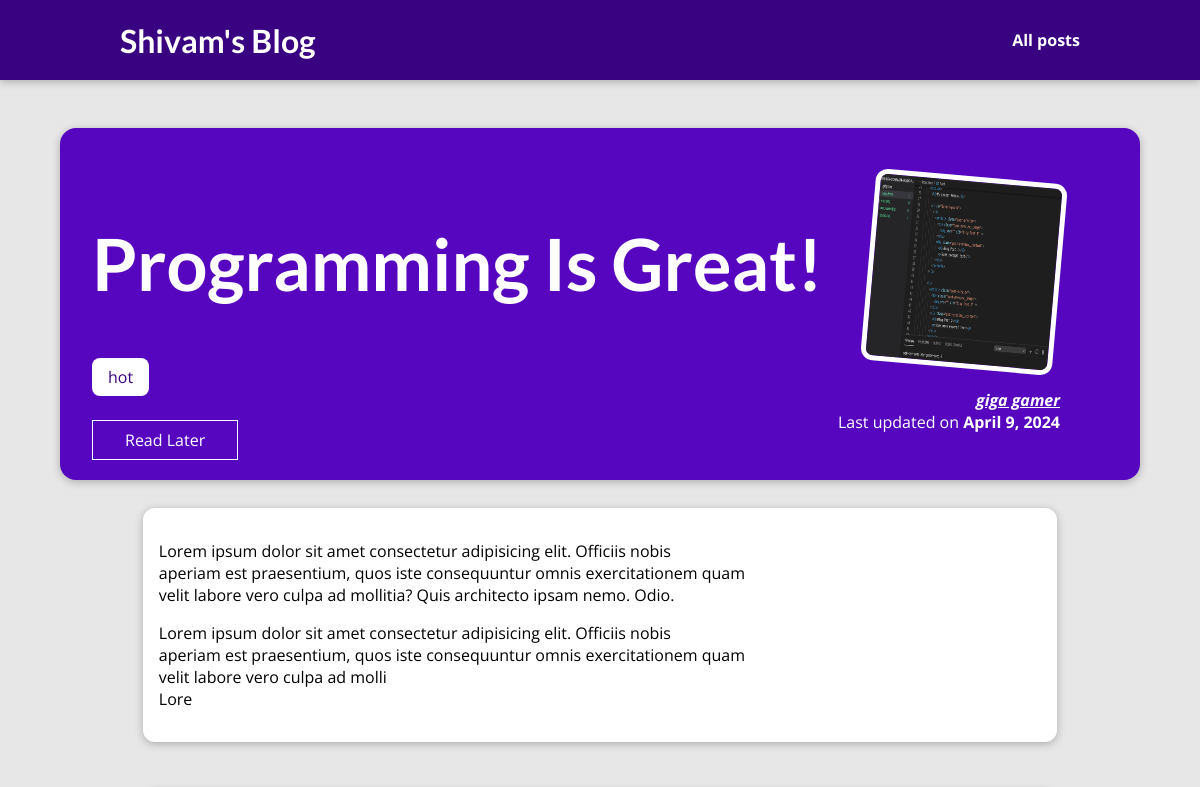
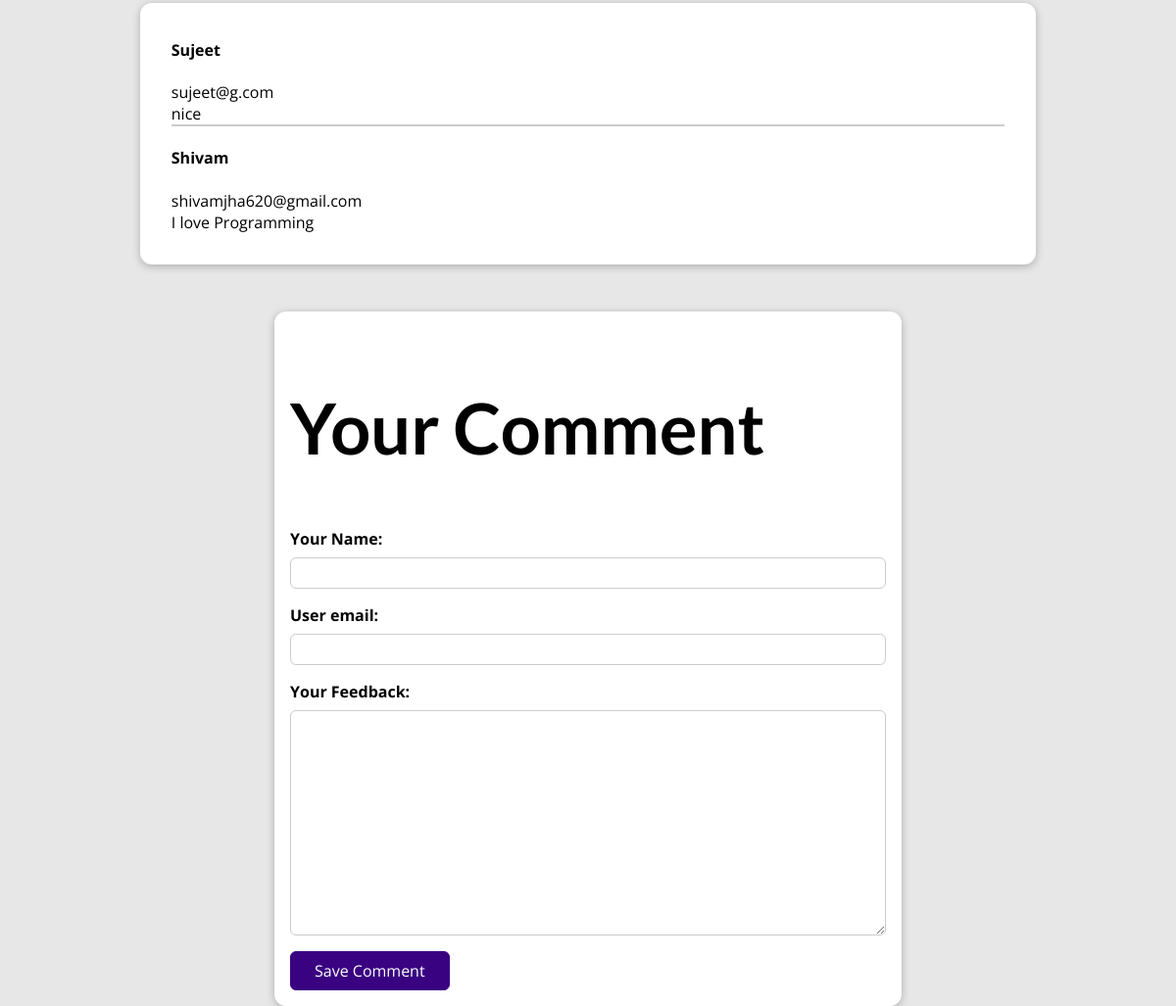
Page /posts/programming-is-fun on the committed database (2 pictures, top to bottom).
### blog/models.py (models this page shows, shortened)
class Blog(models.Model):
    title=models.CharField(max_length=50,null=False)
    image=models.ImageField(upload_to="images",null=True)
    excerpt=models.CharField(max_length=100)
    date=models.DateField()
    slug=models.SlugField(default="",blank=True, null=False,db_index=True)
    content=models.TextField(max_length=10000)
    author=models.ForeignKey(Author,on_delete=models.CASCADE,related_name="blogs",null=True)
    tags=models.ManyToManyField(Tags,null=True)

class Tags(models.Model):
    caption=models.CharField(max_length=20)

class Author(models.Model):
    firstname=models.CharField(max_length=30)
    lastname=models.CharField(max_length=30,null=True)
    email=models.CharField(max_length=30,null=True)
    picture=models.CharField(max_length=100,null=True)
    about=models.TextField(max_length=500,null=True)
    def __str__(self):
        return self.firstname+" "+self.lastname

class Comments(models.Model):
    user_name=models.CharField(max_length=100)
    user_email=models.EmailField(max_length=100)
    comment_text=models.TextField(max_length=500)
    blog=models.ForeignKey(Blog,on_delete=models.CASCADE,related_name="comments",null=True)

### blog/views.py (the view, shortened to what this page needs)
# urls.py: path("posts/<slug:slug>", views.PostDetail.as_view(), name="post-detail-page"),
class PostDetail(View):
    def get(self,request,slug):
        blog=Blog.objects.get(slug=slug)
        context={
            "post":blog,
            "post_tags":blog.tags.all(),
            "comment_form":CommentForm(),
            "comments":blog.comments.all().order_by("-id")
        }
        return render(request,"blog/post-detail.html",context)

### blog/forms.py
class CommentForm(forms.ModelForm):
    class Meta:
        model=Comments
        exclude=["blog"]
        labels={
            "user_name":"Your Name",
            "comment_text":"Your Feedback"
        }
        error_messages={
            "user_name":{
                "required":"Your name must not be empty"}
        }

### blog/templates/blog/post-detail.html (shortened to what this page needs)
{% extends 'base.html' %}
{% load static %}
{% block css_files %}
<link rel="stylesheet" href="{% static 'blog/postdetail.css' %}" />
{% endblock %}
{% block content %}
<section id="summary">
    <h2>{{post.title}}</h2>
    <div>{% for tag in post_tags %}
        <span class="tag">{{tag.caption}}</span>
        {% endfor %}
    </div>
    <article>
        <img src="{{post.image.url}}" alt="Post Title" />
        <a href="{% url "author-page" post.author.firstname %}" style="color: white;">
        <address>{{post.author}}</address></a>
        <div>
            Last updated on <time>{{post.date}}</time>
        </div>
    </article>
    <div id="read-later">
        <button>Read Later</button>
    </div>
    <main>
        {{post.content|linebreaks}}
    </main>
    <section id="comments">
        <ul>
        {% for comment in comments %}
        <li>
        <h4>{{comment.user_name}}</h4>
        {{comment.user_email}}<br>
        {{comment.comment_text}}</li>
        {% endfor %}
    </ul>
    </section>
    <section id="comment-form">
    <h2 style="color: black;">Your Comment</h2>
        <form action="{% url "post-detail-page" post.slug %}" method="POST">
            {% for form_field in comment_form %}
            <div class="form-control">
                {{ form_field.label_tag}}
                {{form_field}}
            </div>
            {% endfor %}
            <button>Save Comment</button>
        </form>
</section>
</section>
{% endblock %}

### static/app.css (style rules this page uses)
* { box-sizing: border-box; }
html { font-family: 'Open Sans', 'Lato', sans-serif; }
body { margin: 0; }
h1, h2, h3 { font-family: 'Lato', sans-serif; font-weight: bold; }

### blog/static/blog/postdetail.css (style rules this page uses)
body { background-color: #e7e7e7; }
#summary { margin: 8rem auto 3rem auto; padding: 2rem; width: 90%; max-width: 90rem; border-radius: 16px; background-color: #5706c0; position: relative; box-shadow: 0 2px 8px rgba(0, 0, 0, 0.25); height: 22rem; }
#summary h2 { color: white; font-size: 4.5rem; }
#summary article { position: absolute; top: 2rem; right: 3rem; padding: 1rem 2rem; border-radius: 12px; text-align: right; color: white; }
#summary article img { width: 12rem; height: 12rem; border-radius: 12px; transform: rotateZ(5deg); border: 5px solid white; margin-bottom: 1rem; }
#summary address { font-weight: bold; }
#summary time { font-weight: bold; }
main { width: 90%; max-width: 90rem; margin: 3rem auto; background-color: white; padding: 1rem; border-radius: 12px; box-shadow: 0 2px 8px rgba(0, 0, 0, 0.25); }
#read-later { margin: 2rem 0; }
#read-later button { background-color: transparent; border: 1px solid white; padding: 0.5rem 2rem; font: inherit; color: white; cursor: pointer; }
.tag { background-color: white; color: #390281; padding: 0.5rem 1rem; border-radius: 8px; }
#comment-form { margin: 3rem auto; width: 90%; max-width: 40rem; border-radius: 12px; background-color: white; box-shadow: 0 2px 8px rgba(0, 0, 0, 0.25); padding: 1rem; }
#comment-form button { font: inherit; background-color: #390281; color: white; border: 1px solid #390281; padding: 0.5rem 1.5rem; border-radius: 6px; cursor: pointer; }
.form-control { margin-bottom: 1rem; }
.form-control label { font-weight: bold; margin-bottom: 0.5rem; display: block; }
.form-control input, .form-control textarea { display: block; width: 100%; font: inherit; padding: 0.25rem; border-radius: 6px; border: 1px solid #ccc; }
#comments { margin: 3rem auto; width: 90%; max-width: 60rem; border-radius: 12px; background-color: white; box-shadow: 0 2px 8px rgba(0, 0, 0, 0.25); padding: 1rem 2rem; }
#comments ul { list-style: none; margin: 0; padding: 0; }
#comments li { margin-bottom: 1rem; border-bottom: 2px solid #ccc; }
#comments li:last-of-type { border-bottom: none; }

### rows in the picture
Blog: title "Programming Is Great!", image (picture), author "giga gamer", date "April 9, 2024", content "Lorem ipsum dolor sit amet consectetur adipisicing elit. Officiis nobis aperiam est praesentium, quos iste consequuntur omnis exercitationem quam velit labore vero culpa ad mollitia? Quis architecto ipsam nemo. Odio. Lorem ipsum dolor sit amet consectetur adipisicing elit. Officiis nobis aperiam est praesentium, quos iste consequuntur omnis exercitationem quam velit labore vero culpa ad molli Lore"
Tags: caption "hot"
Comments: user_name "Sujeet", user_email "sujeet@g.com", comment_text "nice"
Comments: user_name "Shivam", user_email "shivamjha620@gmail.com", comment_text "I love Programming"
